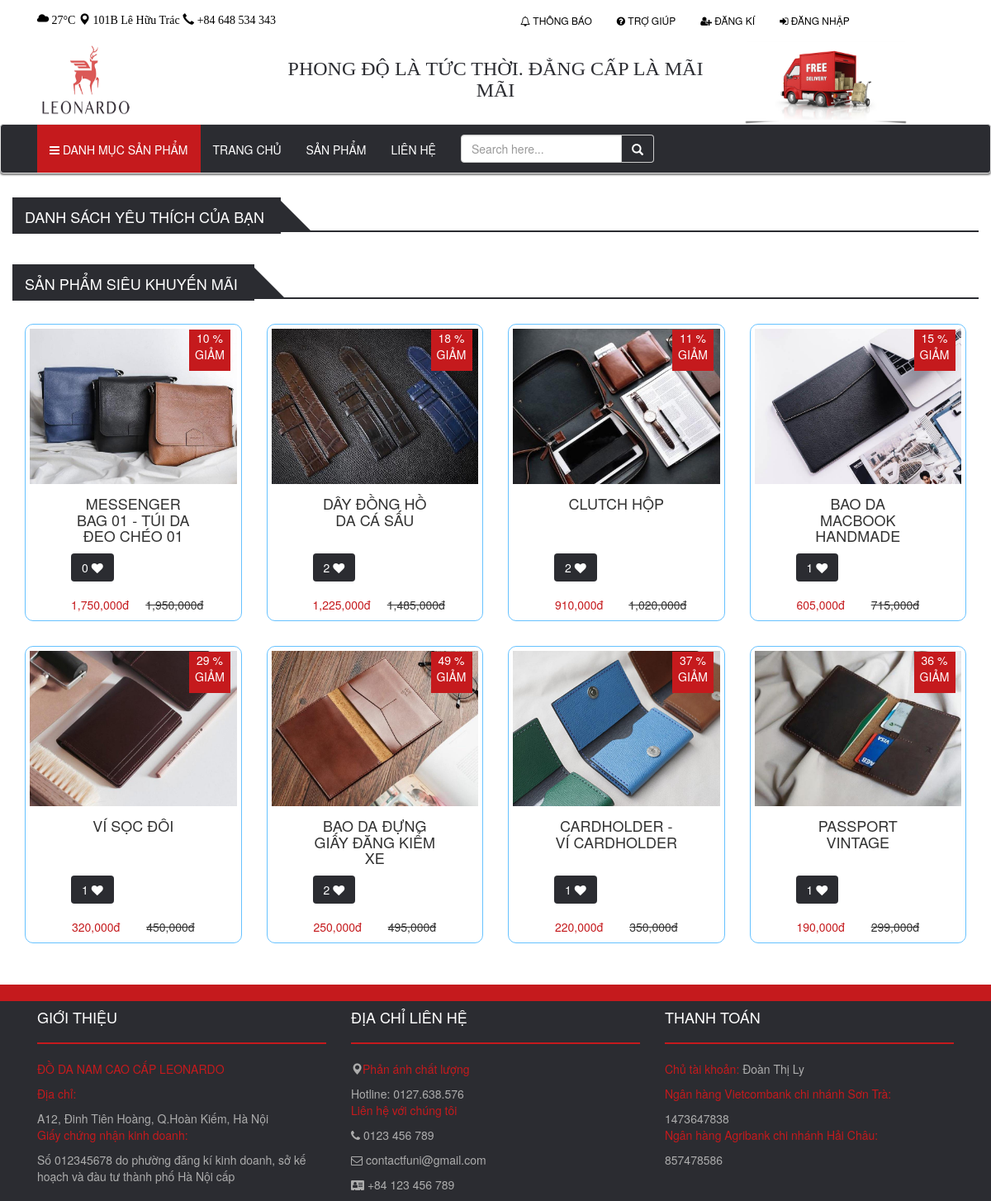
The app's page /listLoveByUser.php with its own data.
### tables this page shows
CREATE TABLE promotion(
	prod_id VARCHAR(10),
    new_price INT(11),
    date_start DATE,
    date_end DATE,
    FOREIGN KEY (prod_id) REFERENCES products (prod_id),
    PRIMARY KEY(prod_id,date_start)
);

CREATE TABLE products(
	prod_id VARCHAR(10) PRIMARY KEY,
    prod_name VARCHAR(255),
    material VARCHAR(255),
    image nVARCHAR(500),
    price_in INT(11),
    price_out INT(11),
    date_add DATE,
    quantity INT(11),
    description text,
    cate_id VARCHAR(10),
    views int(11),
    status BOOLEAN,
    delete_at date,
    FOREIGN KEY (cate_id) REFERENCES categories (cate_id)
);

### function.php (the view, shortened to what this page needs)
<?php
	$connect = mysqli_connect("localhost","root","","sell_leather");
	mysqli_set_charset($connect,'UTF8');
	function checkLoveByUser($username, $prod_id){
		GLOBAL $connect;
		$sql = "SELECT * FROM listProductLove WHERE username = '$username' AND prod_id = '$prod_id'";
		$result = $connect->query($sql);
		if ($result->num_rows > 0) {
			return 1;
		}else return 0;
	}
	class product
	{
		function countLoves($prod_id){
			GLOBAL $connect;
			$sql = "SELECT count(prod_id) AS total FROM listProductLove WHERE prod_id = '$prod_id'";
			$result = $connect->query($sql);
			if ($result->num_rows > 0) {
				$row = $result->fetch_assoc();
				return $row['total'];
			}
		}
		function showInfoProducthtml($prod_id, $name, $image, $price, $new_price){
			$show = "show";
			$page = $_SESSION['page'];
			if ($new_price == '') {
				$show = "hidden";
				$percent = 0;
				$new_price = $price;
			} else {
				$percent = round(($price - $new_price)/($price/100), 0);
				$show = "show";
			}
			if (checkLoveByUser($_SESSION['username'], $prod_id)) {
				$color = '#ff3399';
			}else $color = '#fff';
			$loves = $this->countLoves($prod_id);
			echo "
				<div class='col-lg-3 col-md-3 col-sm-6 col-xs-6'>
					<div class='product-item'>
						<div class='product-image'>
							<img src='$image'>
						</div>
						<div class='promotion text-center $show'>
							$percent %
							GIẢM
						</div>
						<div class='product-control text-center'>
							<button class='btn btn-addCart'>
								<a href='$page.php?addProd_id=" . $prod_id . "'><i class = 'fa fa-cart-plus fa-lg' style='color: #FFF;'></i> Giỏ hàng
							</button>
							<button class='btn btn-addCart'>
								<a href='productDetail.php?prod_id=" . $prod_id . "'><i class = 'fa fa-eye' style='color: #FFF;'></i></a>
							</button>
						</div>
						<div class='caption text-center'>
							<div class='col-xs-12 prod_name'>
							<h4 class = 'text-uppercase'>$name</h4>
							</div>
							<div class='col-xs-12 pull-left'>
								<button class='btn-love btn'>
								<span>$loves</span>
									<a href='$page.php?likeProd_id=" . $prod_id . "'><i class = 'fa fa-heart' style='color: $color;'></i></a>
								</button>
							</div>
							<div class='col-xs-6'>
							<span class='price float-left'>".number_format($new_price)."đ</span>
							</div>
							<div class='col-xs-6'>
							<s class='$show float-left'>". number_format($price). "đ</s>
							</div>
						</div>
					</div>
				</div>
			";
		}
		function showProduct($connect, $prod_id){
			if ($connect) {
				$sql = "SELECT products.prod_id, prod_name, material, image, price_in, price_out, date_add, quantity, description, cate_name, views, status, products.delete_at, new_price, date_start, date_end FROM products LEFT JOIN categories ON products.cate_id = categories.cate_id LEFT JOIN promotion ON products.prod_id = promotion.prod_id  WHERE products.prod_id = '$prod_id'";
				$result = $connect->query($sql);
				if ($result->num_rows > 0) {
					$row = $result->fetch_assoc();
					return $row;
				}
				return 0;
				}
		}
		function showProductPromotion($connect){
			if ($connect) {
				$sql = "SELECT * FROM promotion, products WHERE products.prod_id = promotion.prod_id AND products.delete_at IS NULL  ORDER BY new_price DESC LIMIT 8";
				$result = $connect->query($sql);
				if ($result->num_rows > 0) {
					while($row = $result->fetch_assoc()) {
						$info = $this->showProduct($connect, $row['prod_id']);
						$image = explode("|", $info['image']);
						$this->showInfoProducthtml($row['prod_id'], $info['prod_name'], $image[0], $info['price_out'], $info['new_price']);
					}
				}
			}
		}
	}
?>

### style.css (style rules this page uses)
.product-item .btn-love { display: block; margin-bottom: 18px; }
.product-item .btn-love a { color: #ff3399; }
.btn { background: #2b2c31; color: #FFFFFF; }
.product-item { border: 1px solid #66c2ff; border-radius: 10px; padding: 5px 5px 5px 5px; height: 360px; margin-top: 30px; }
.product-item .promotion { width: 50px; height: 50px; background: #c51a1d; color: #FFFFFF; position: absolute; top: 37px; left: 214px; }
.product-control { height: 34px; margin-top: -45px; }
.product-item .product-image img { width: 100%; height: 100%; }
.caption { padding-top: 10px; padding-bottom: 10px; }
.caption .prod_name { height: 80px; }
.caption .price { color: #c51a1d; }
.caption { padding: 15px 35px; }

### records on screen
promotion: shows a picture, percent "10", prod.prod_name "MESSENGER BAG 01 - TÚI DA ĐEO CHÉO 01", loves "0", new_price "1,750,000", prod.price_out "1,950,000"
promotion: shows a picture, percent "18", prod.prod_name "DÂY ĐỒNG HỒ DA CÁ SẤU", loves "2", new_price "1,225,000", prod.price_out "1,485,000"
promotion: shows a picture, percent "11", prod.prod_name "CLUTCH HỘP", loves "2", new_price "910,000", prod.price_out "1,020,000"
promotion: shows a picture, percent "15", prod.prod_name "BAO DA MACBOOK HANDMADE", loves "1", new_price "605,000", prod.price_out "715,000"
promotion: shows a picture, percent "29", prod.prod_name "VÍ SỌC ĐÔI", loves "1", new_price "320,000", prod.price_out "450,000"
promotion: shows a picture, percent "49", prod.prod_name "BAO DA ĐỰNG GIẤY ĐĂNG KIỂM XE", loves "2", new_price "250,000", prod.price_out "495,000"
promotion: shows a picture, percent "37", prod.prod_name "CARDHOLDER - VÍ CARDHOLDER", loves "1", new_price "220,000", prod.price_out "350,000"
promotion: shows a picture, percent "36", prod.prod_name "PASSPORT VINTAGE", loves "1", new_price "190,000", prod.price_out "299,000"
